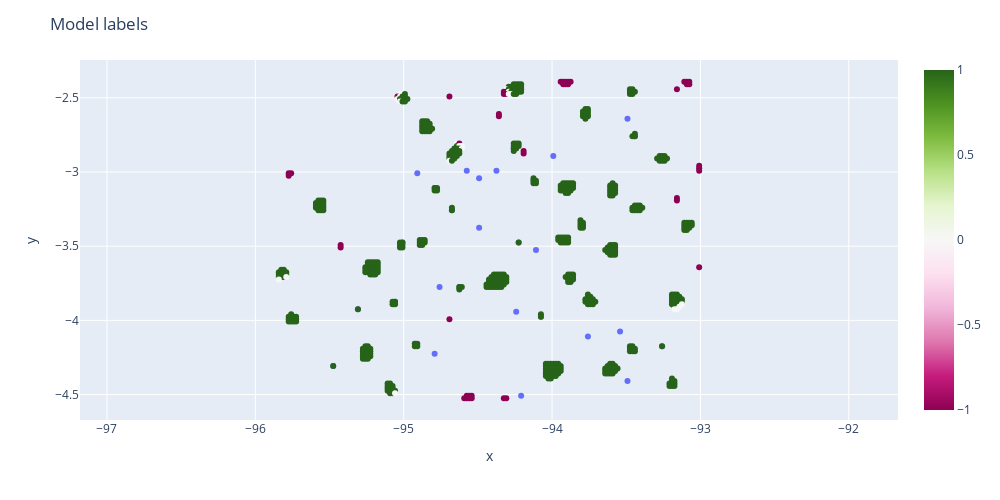

The notebook cell saved with this chart:
### Code cell
fig = px.scatter(x=seamounts[:, 0], y=seamounts[:, 1], width=1000, height=500)
fig.add_trace(px.scatter(df_labeled, x="Lon", y="Lat", color="TrueLabel",).data[0])
fig.update_xaxes(
    scaleanchor="y",
    scaleratio=1,
  )
fig.update_layout(title="Model labels")
fig.show()

### Figure 1 — Plotly figure (JSON) as saved in the notebook; plotly's stock layout.template omitted (floating-point values rounded to 4 significant figures; data arrays with more than 128 entries replaced by an {"elided": "..."} marker saying what was removed)
{"data": [{"hovertemplate": "x=%{x}<br>y=%{y}<extra></extra>", "legendgroup": "", "marker": {"color": "#636efa", "symbol": "circle"}, "mode": "markers", "name": "", "orientation": "v", "showlegend": false, "type": "scatter", "x": [-93.79, -93.91, -94.38, -93.99, -93.59, -94.86, -93.92, -95.21, -93.59, -93.74, -93.78, -94.24, -94.66, -93.61, -93.46, -94.12, -93.88, -93.49, -93.42, -93.44, -95.26, -94.67, -93.46, -93.26, -94.26, -93.99, -94.79, -93.54, -94.08, -94.24, -93.17, -95.58, -93.09, -94.88, -94.58, -94.11, -94.38, -94.49, -94.91, -94.99, -94.22, -95.83, -95.01, -95.76, -93.26, -95.06, -94.21, -94.62, -93.76, -94.49, -94.92, -94.79, -95.09, -93.49, -95.31, -94.76, -95.47, -93.19], "xaxis": "x", "y": [-3.358, -3.108, -3.742, -4.325, -4.325, -2.692, -3.458, -3.642, -3.108, -3.875, -2.608, -2.425, -2.875, -3.508, -2.458, -3.058, -3.708, -2.642, -3.242, -2.758, -4.225, -3.258, -4.192, -2.908, -2.842, -2.892, -3.108, -4.075, -3.975, -3.942, -3.858, -3.225, -3.358, -3.475, -2.992, -3.525, -2.992, -3.042, -3.008, -2.508, -3.475, -3.675, -3.475, -3.992, -4.175, -3.875, -4.508, -3.775, -4.108, -3.375, -4.158, -4.225, -4.458, -4.408, -3.925, -3.775, -4.308, -4.425], "yaxis": "y"}, {"hovertemplate": "Lon=%{x}<br>Lat=%{y}<br>TrueLabel=%{marker.color}<extra></extra>", "legendgroup": "", "marker": {"color": {"elided": "609 int values"}, "coloraxis": "coloraxis", "symbol": "circle"}, "mode": "markers", "name": "", "orientation": "v", "showlegend": false, "type": "scatter", "x": {"elided": "609 float values"}, "xaxis": "x", "y": {"elided": "609 float values"}, "yaxis": "y"}], "layout": {"height": 500, "legend": {"tracegroupgap": 0}, "margin": {"t": 60}, "title": {"text": "Model labels"}, "width": 1000, "xaxis": {"anchor": "y", "domain": [0, 1], "scaleanchor": "y", "scaleratio": 1, "title": {"text": "x"}}, "yaxis": {"anchor": "x", "domain": [0, 1], "title": {"text": "y"}}}}
